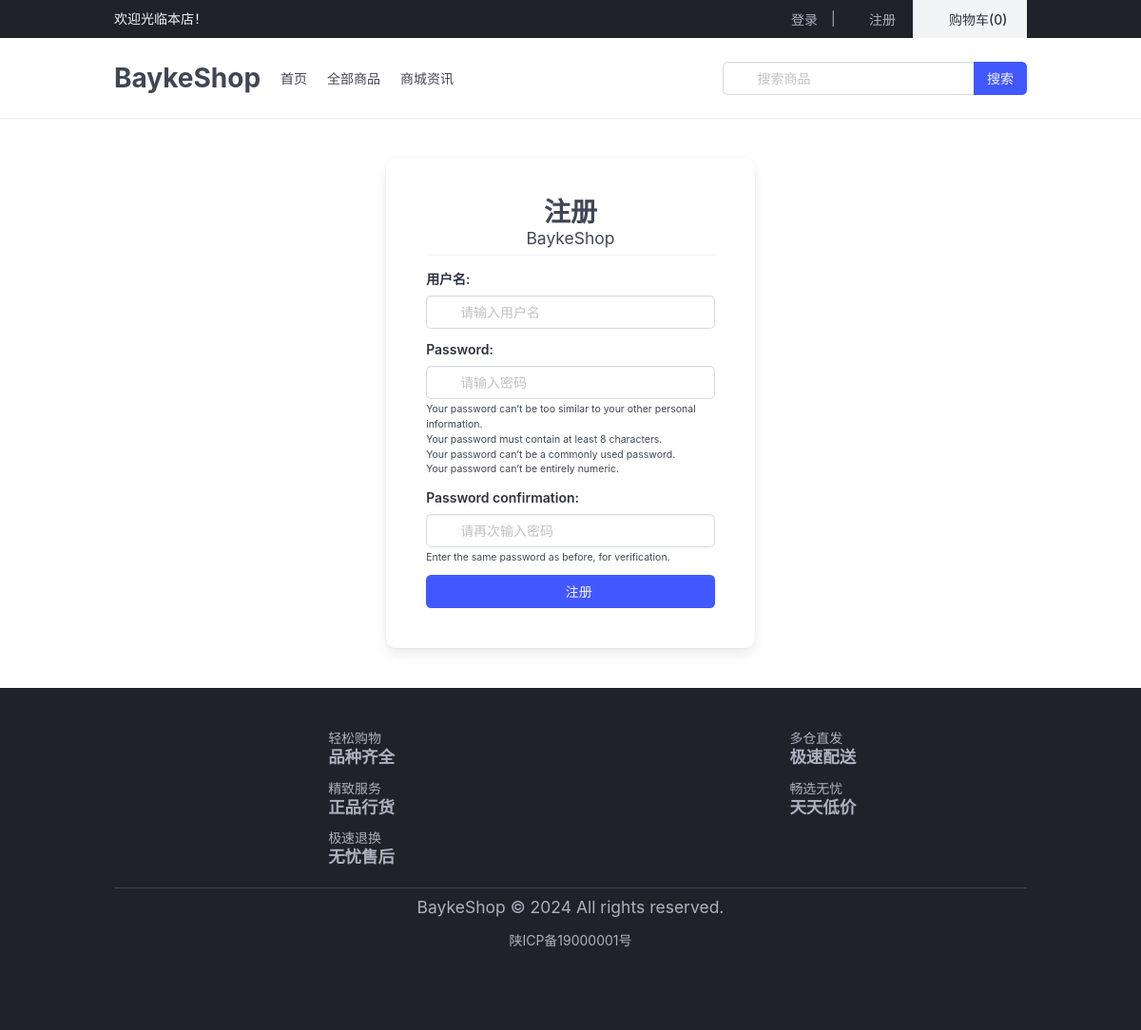
/member/register/, run on the app's committed database.
### baykeshop/contrib/system/models/dict.py (models this page shows, shortened)
class BaykeDictModel(BaseModel):
    name = models.CharField(max_length=50, verbose_name=_('名称'))
    key = models.SlugField(max_length=50, verbose_name=_('键'))
    value = models.TextField(
        verbose_name=_('值'),
        help_text=_('''
            布尔值：true/false;
            键值对：key1:value1一行一对;
            list:value1,value2一行一个值;
            json:{"key1":"value1"}
        ''' ),
        validators=[validate_dict_value]
    )
    class Meta:
        verbose_name = _('字典管理')
        verbose_name_plural = verbose_name
        ordering = ['-created_time']
        constraints = [
            models.UniqueConstraint(fields=['key', 'site'], name='unique_key_site')
        ]
    @classmethod
    def get_key_value(cls, key):
        try:
            obj = cls.current_site.get(key=key)
            if is_bool(obj.value):
                _v = json.loads(obj.value.lower())
                return _v
            if is_list(obj.value) and obj.value.splitlines().__len__() == 1:
                return obj.value
            if is_list(obj.value) and obj.value.splitlines().__len__() > 1:
                return obj.value.splitlines()
            if is_json(obj.value):
                return json.loads(obj.value)
        except Exception:
            return None

### baykeshop/contrib/member/views/auth.py (the view, shortened to what this page needs)
# urls.py: path("register/", views.BaykeShopUserRegisterView.as_view(), name="register"),
class BaykeShopUserRegisterView(FormView):
    template_name = "baykeshop/member/register.html"
    form_class = RegisterForm
    success_url = reverse_lazy("member:login")
    extra_context = {
        "title": _("注册"),
    }

### baykeshop/contrib/member/forms/auth.py
class RegisterForm(BaseFormMixins, UserCreationForm):
    username = forms.CharField(
        label=_("用户名"),
        strip=False,
        widget=widgets.TextInput(
            attrs={"placeholder": _("请输入用户名"), "autofocus": True},
            icon_position="bk-has-icons-left bk-has-icons-right",
            icons_class={"left": "mdi mdi-account", "right": "mdi mdi-check"},
        ),
    )
    password1 = forms.CharField(
        label=_("Password"),
        widget=widgets.PasswordInput(
            attrs={"placeholder": _("请输入密码"), "autocomplete": "new-password"},
            icon_position="bk-has-icons-left",
            icons_class={"left": "mdi mdi-lock", "right": ""},
        ),
        strip=False,
        help_text=password_validation.password_validators_help_text_html(),
    )
    password2 = forms.CharField(
        label=_("Password confirmation"),
        widget=widgets.PasswordInput(
            attrs={"placeholder": _("请再次输入密码")},
            icon_position="bk-has-icons-left",
            icons_class={"left": "mdi mdi-lock", "right": ""},
        ),
        help_text=_("Enter the same password as before, for verification."),
    )

### baykeshop/contrib/shop/templatetags/baykeshop.py (called while the page is built)
@register.simple_tag
def carts_count(user):
    if not user.is_authenticated:
        return 0
    count = BaykeShopCarts.objects.filter(user=user).count()
    return count

### baykeshop/contrib/shop/templatetags/bulma.py (called while the page is built)
@register.filter
def is_boolean(field):
    return isinstance(field.field, forms.BooleanField)

### baykeshop/contrib/system/templatetags/baykeconfig.py (called while the page is built)
@register.simple_tag
def dict_value(key):
    return BaykeDictModel.get_key_value(key)

### baykeshop/contrib/system/validators.py (called while the page is built)
def is_bool(value):
    if value.lower() in ["true", "false"]:
        return True
    return False

def is_dict(value):
    if all(re.match(r"^\s*\w+\s*:\s*.+\s*$", line) for line in value.splitlines()):
        return True
    return False

def is_list(value):
    if all(re.match(r"^\s*.+\s*$", line) for line in value.splitlines()):
        return True
    return False

### baykeshop/forms/mixins.py (called while the page is built)
    def as_bulma(self):
        return self.render(self.template_name_bulma)

### baykeshop/forms/widgets.py (called while the page is built)
    def get_context(self, name, value, attrs):
        context = super().get_context(name, value, attrs)
        context["icon_position"] = self.icon_position
        context["icons_class"] = self.icons_class
        return context

    def build_attrs(self, base_attrs, extra_attrs=None):
        extra_attrs.update({"class": "bk-input"})
        return super().build_attrs(base_attrs, extra_attrs)

### baykeshop/contrib/member/templates/baykeshop/member/register.html (shortened to what this page needs)
{% extends 'baykeshop/member/login.html' %}

### baykeshop/contrib/shop/templates/baykeshop/includes/header.html (shortened to what this page needs)
{% load i18n baykeshop baykeconfig %}
<header>
    <div id="head-top" class="bk-has-background-black-ter bk-has-text-white-ter">
        <div class="bk-container">
            <div class="bk-is-flex bk-is-align-items-center">
                <div>欢迎光临本店！</div>
                <div class="ml-auto">
                    {% if request.user.is_authenticated %}
                    <div class="bk-dropdown bk-is-hoverable" style="z-index: 100;">
                        <div class="bk-dropdown-trigger">
                          <button class="bk-button bk-is-ghost bk-has-text-grey-light" aria-haspopup="true" aria-controls="dropdown-menu4" style="height: 40px;">
                            <span class="bk-icon bk-is-small">
                                <i class="mdi mdi-account-badge" aria-hidden="true"></i>
                            </span>
                            <span>{{ request.user.username }}</span>
                            <span class="bk-icon bk-is-small">
                                <i class="mdi mdi-chevron-down" aria-hidden="true"></i>
                            </span>
                          </button>
                        </div>
                        <div class="bk-dropdown-menu" id="dropdown-menu4" role="menu">
                            <div class="bk-dropdown-content">
                                <a class="bk-dropdown-item" href="{% url 'member:profile' %}">
                                    <span class="bk-icon">
                                        <i class="mdi mdi-account-badge-outline"></i>
                                    </span>
                                    {% translate '个人中心' %}
                                </a>
                                <a class="bk-dropdown-item" href="{% url 'member:orders-list' %}">
                                    <span class="bk-icon">
                                        <i class="mdi mdi-list-box-outline"></i>
                                    </span>
                                    {% translate '我的订单' %}
                                </a>
                                <hr class="bk-dropdown-divider" />
                                <form action="{% url 'member:logout' %}" method="post" class="bk-dropdown-item">
                                    {% csrf_token %}
                                    <button class="bk-dropdown-item1 bk-is-clickable1" type="submit">
                                            <span class="bk-icon">
                                                <i class="mdi mdi-logout"></i>
                                            </span>
                                            {% translate '退出' %}
                                    </button>
                                </form>
                            </div>
                        </div>
                    </div>
                    {% else %}
                    <a class="bk-button bk-is-ghost bk-has-text-grey-light" style="height: 40px;"
                        href="{% url 'member:login' %}">
                        <span class="bk-icon">
                            <i class="mdi mdi-18px mdi-login"></i>
                        </span>
                        <span>登录</span>
                    </a><span class="bk-has-text-grey-light">|</span>
                    <a class="bk-button bk-is-ghost bk-has-text-grey-light" style="height: 40px;"
                        href="{% url 'member:register' %}">
                        <span class="bk-icon">
                            <i class="mdi mdi-18px mdi-account-box-plus-outline"></i>
                        </span>
                        <span>注册</span>
                    </a>
                    {% endif %}
                    <a class="bk-button bk-is-light bk-is-radiusless bk-is-shadowless"
                        href="{% url 'shop:carts' %}" style="height: 40px; width: 120px;">
                        <span class="bk-icon">
                            <i class="mdi mdi-cart-heart"></i>
                        </span>
                        <span>购物车({% carts_count user %})</span>
                    </a>
                </div>
            </div>
        </div>
    </div>
    <nav class="bk-navbar bk-is-spaced bk-has-shadow" role="navigation" aria-label="main navigation">
        <div class="bk-container">
        <div class="bk-navbar-brand">
            {% if logo %}
            <img src="{{ logo.url }}" alt="" width="150" height="auto">
            {% else %}
            <a class="bk-navbar-item bk-is-size-3 bk-has-text-weight-bold" href="{% url 'shop:index' %}">
                {% dict_value "SITE_TITLE" %}
            </a>
            {% endif %}
        </div>
        <div id="navbarBasicExample" class="bk-navbar-menu">
            <div class="bk-navbar-start">
                <a class="bk-navbar-item" href="{% url 'shop:index' %}">
                    首页
                </a>
                <a class="bk-navbar-item" href="{% url 'shop:list' %}">
                    全部商品
                </a>
                <a class="bk-navbar-item" href="{% url 'article:list' %}">
                    商城资讯
                </a>
            </div>
            <div class="bk-navbar-end">
                <div class="bk-navbar-item">
                    <form action="{% url 'shop:search' %}" method="get">
                        <div class="bk-field bk-has-addons">
                            <div class="bk-control bk-has-icons-left">
                                <input class="bk-input" type="text" name="keyword" placeholder="搜索商品">
                                <span class="bk-icon bk-is-left">
                                 </span>
                            </div>
                            <div class="bk-control">
                                <button class="bk-button bk-is-link" type="submit">
                                    <span>搜索</span>
                                </button>
                            </div>
                        </div>
                    </form>
                </div>
            </div>
        </div>
        </div>
    </nav>
</header>

### baykeshop/contrib/shop/templates/baykeshop/includes/footer.html
{% load i18n baykeconfig %}
<footer class="bk-footer bk-has-background-black-ter bk-has-text-grey-light">
    <div class="bk-container">
        <div class="bk-fixed-grid bk-has-5-cols-desktop bk-has-1-cols-mobile">
            <div class="bk-grid">
                <div class="bk-cell">
                    <div class="bk-is-flex bk-is-justify-content-center">
                        <span class="bk-icon bk-is-large bk-has-text-grey-light mr-1" style="font-size: 3em;">
                            <i class="mdi mdi-basket-plus"></i>
                        </span>
                        <div class="bk-has-text-grey-light">
                            <p class="bk-heading bk-is-size-6">轻松购物</p>
                            <p class="bk-title bk-has-text-grey-light bk-is-size-5">品种齐全</p>
                        </div>
                    </div>
                </div>
                <div class="bk-cell">
                    <div class="bk-is-flex bk-is-justify-content-center">
                        <span class="bk-icon bk-is-large bk-has-text-grey-light mr-1" style="font-size: 3em;">
                            <i class="mdi mdi-shield-car"></i>
                        </span>
                        <div class="bk-has-text-grey-light">
                            <p class="bk-heading bk-is-size-6">多仓直发</p>
                            <p class="bk-title bk-has-text-grey-light bk-is-size-5">极速配送</p>
                        </div>
                    </div>
                </div>
                <div class="bk-cell">
                    <div class="bk-is-flex bk-is-justify-content-center">
                        <span class="bk-icon bk-is-large bk-has-text-grey-light mr-1" style="font-size: 3em;">
                            <i class="mdi mdi-ballot"></i>
                        </span>
                        <div class="bk-has-text-grey-light">
                            <p class="bk-heading bk-is-size-6">精致服务</p>
                            <p class="bk-title bk-has-text-grey-light bk-is-size-5">正品行货</p>
                        </div>
                    </div>
                </div>
                <div class="bk-cell">
                    <div class="bk-is-flex bk-is-justify-content-center">
                        <span class="bk-icon bk-is-large bk-has-text-grey-light mr-1" style="font-size: 3em;">
                            <i class="mdi mdi-wallet-giftcard"></i>
                        </span>
                        <div class="bk-has-text-grey-light">
                            <p class="bk-heading bk-is-size-6">畅选无忧</p>
                            <p class="bk-title bk-has-text-grey-light bk-is-size-5">天天低价</p>
                        </div>
                    </div>
                </div>
                <div class="bk-cell">
                    <div class="bk-is-flex bk-is-justify-content-center">
                        <span class="bk-icon bk-is-large bk-has-text-grey-light mr-1" style="font-size: 3em;">
                            <i class="mdi mdi-hand-heart"></i>
                        </span>
                        <div class="bk-has-text-grey-light">
                            <p class="bk-heading bk-is-size-6">极速退换</p>
                            <p class="bk-title bk-has-text-grey-light bk-is-size-5">无忧售后</p>
                        </div>
                    </div>
                </div>
            </div>
        </div>
        <div class="bk-dropdown-divider bk-has-background-grey-dark"></div>
        <div class="bk-has-text-centered">
            <p class="bk-is-size-5">{% dict_value 'COPYRIGHT' %}</p>
            <p class="bk-has-text-grey-light mt-3">
                <a class="bk-has-text-grey-light" href="https://beian.miit.gov.cn/" target="_blank">
                    <span>{% dict_value 'ICP' %}</span>
                </a>
            </p>
        </div>
    </div>
</footer>

### baykeshop/contrib/shop/templates/baykeshop/includes/header.html (style rules this page uses)
#head-top { height: 40px; line-height: 40px; }

### data on the page
BaykeDictModel: value "BaykeShop"
BaykeDictModel: value "BaykeShop © 2024 All rights reserved."
BaykeDictModel: value "陕ICP备19000001号"

### other printed values
{{ label }} "用户名:" "Password:" "Password confirmation:"
{{ field.help_text|safe }} "Enter the same password as before, for verification."
